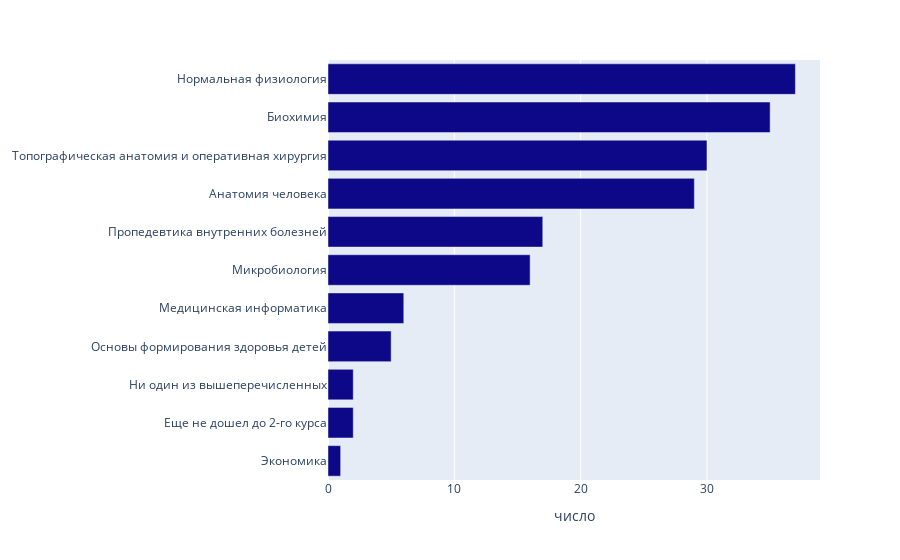

Notebook code for this chart:
### Code cell
data_2=df['2 курс'].replace(np.nan,'Еще не дошел до 2-го курса').values
split_data_2 = np.array([])
for item in data_2:
    split_data_2=np.append(item.split(';'),split_data_2)
   

s_2=pd.DataFrame({'предмет': np.unique(split_data_2,return_counts=True)[0],
                 'число': np.unique(split_data_2,return_counts=True)[1]})

fig = px.bar(s_2.sort_values(by='число'), y='предмет', x='число', orientation='h',
             hover_data=['число'], color_discrete_sequence=px.colors.sequential.Plasma)

fig.update_layout(yaxis_title=None)
fig.update_traces(hovertemplate='%{label}')
fig.show()

### Figure 1 — Plotly figure (JSON) as saved in the notebook; plotly's stock layout.template omitted (floating-point values rounded to 4 significant figures)
{"data": [{"alignmentgroup": "True", "hovertemplate": "%{label}", "legendgroup": "", "marker": {"color": "#0d0887", "pattern": {"shape": ""}}, "name": "", "offsetgroup": "", "orientation": "h", "showlegend": false, "textposition": "auto", "type": "bar", "x": [1, 2, 2, 5, 6, 16, 17, 29, 30, 35, 37], "xaxis": "x", "y": ["Экономика", "Еще не дошел до 2-го курса", "Ни один из вышеперечисленных", "Основы формирования здоровья детей", "Медицинская информатика", "Микробиология", "Пропедевтика внутренних болезней", "Анатомия человека", "Топографическая анатомия и оперативная хирургия", "Биохимия", "Нормальная физиология"], "yaxis": "y"}], "layout": {"autosize": true, "barmode": "relative", "legend": {"tracegroupgap": 0}, "margin": {"t": 60}, "xaxis": {"anchor": "y", "autorange": true, "domain": [0, 1], "range": [0, 38.95], "title": {"text": "число"}, "type": "linear"}, "yaxis": {"anchor": "x", "autorange": true, "domain": [0, 1], "range": [-0.5, 10.5], "title": {}, "type": "category"}}}
